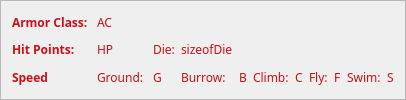
         <widget class="QFrame" name="frame_2">
          <property name="font">
           <font>
            <family>Merriweather</family>
           </font>
          </property>
          <property name="frameShape">
           <enum>QFrame::StyledPanel</enum>
          </property>
          <property name="frameShadow">
           <enum>QFrame::Raised</enum>
          </property>
          <layout class="QGridLayout" name="gridLayout_3">
           <item row="2" column="2">
            <widget class="QLabel" name="label_93">
             <property name="font">
              <font>
               <family>Merriweather</family>
              </font>
             </property>
             <property name="text">
              <string>&lt;html&gt;&lt;head/&gt;&lt;body&gt;&lt;p&gt;&lt;span style=&quot; color:#ca1015;&quot;&gt;G&lt;/span&gt;&lt;/p&gt;&lt;/body&gt;&lt;/html&gt;</string>
             </property>
            </widget>
           </item>
           <item row="1" column="0">
            <widget class="QLabel" name="label_4">
             <property name="font">
              <font>
               <family>Merriweather</family>
              </font>
             </property>
             <property name="text">
              <string>&lt;html&gt;&lt;head/&gt;&lt;body&gt;&lt;p&gt;&lt;span style=&quot; font-weight:700; color:#ca1015;&quot;&gt;Hit Points: &lt;/span&gt;&lt;/p&gt;&lt;/body&gt;&lt;/html&gt;</string>
             </property>
            </widget>
           </item>
           <item row="0" column="1">
            <widget class="QLabel" name="label_3">
             <property name="font">
              <font>
               <family>Merriweather</family>
              </font>
             </property>
             <property name="text">
              <string>&lt;html&gt;&lt;head/&gt;&lt;body&gt;&lt;p&gt;&lt;span style=&quot; color:#ca1015;&quot;&gt;AC&lt;/span&gt;&lt;/p&gt;&lt;/body&gt;&lt;/html&gt;</string>
             </property>
            </widget>
           </item>
           <item row="1" column="2">
            <widget class="QLabel" name="label_18">
             <property name="font">
              <font>
               <family>Merriweather</family>
              </font>
             </property>
             <property name="text">
              <string>&lt;html&gt;&lt;head/&gt;&lt;body&gt;&lt;p&gt;&lt;span style=&quot; color:#ca1015;&quot;&gt;Die:&lt;/span&gt;&lt;/p&gt;&lt;/body&gt;&lt;/html&gt;</string>
             </property>
            </widget>
           </item>
           <item row="0" column="0">
            <widget class="QLabel" name="label_2">
             <property name="font">
              <font>
               <family>Merriweather</family>
              </font>
             </property>
             <property name="text">
              <string>&lt;html&gt;&lt;head/&gt;&lt;body&gt;&lt;p&gt;&lt;span style=&quot; font-weight:700; color:#ca1015;&quot;&gt;Armor Class: &lt;/span&gt;&lt;/p&gt;&lt;/body&gt;&lt;/html&gt;</string>
             </property>
            </widget>
           </item>
           <item row="2" column="3">
            <widget class="QLabel" name="label_95">
             <property name="font">
              <font>
               <family>Merriweather</family>
              </font>
             </property>
             <property name="text">
              <string>&lt;html&gt;&lt;head/&gt;&lt;body&gt;&lt;p&gt;&lt;span style=&quot; color:#ca1015;&quot;&gt;Burrow:&lt;/span&gt;&lt;/p&gt;&lt;/body&gt;&lt;/html&gt;</string>
             </property>
            </widget>
           </item>
           <item row="2" column="5">
            <widget class="QLabel" name="label_96">
             <property name="font">
              <font>
               <family>Merriweather</family>
              </font>
             </property>
             <property name="text">
              <string>&lt;html&gt;&lt;head/&gt;&lt;body&gt;&lt;p&gt;&lt;span style=&quot; color:#ca1015;&quot;&gt;Climb:&lt;/span&gt;&lt;/p&gt;&lt;/body&gt;&lt;/html&gt;</string>
             </property>
            </widget>
           </item>
           <item row="2" column="1">
            <widget class="QLabel" name="label_92">
             <property name="font">
              <font>
               <family>Merriweather</family>
              </font>
             </property>
             <property name="text">
              <string>&lt;html&gt;&lt;head/&gt;&lt;body&gt;&lt;p&gt;&lt;span style=&quot; color:#ca1015;&quot;&gt;Ground: &lt;/span&gt;&lt;/p&gt;&lt;/body&gt;&lt;/html&gt;</string>
             </property>
            </widget>
           </item>
           <item row="2" column="8">
            <widget class="QLabel" name="label_99">
             <property name="font">
              <font>
               <family>Merriweather</family>
              </font>
             </property>
             <property name="text">
              <string>&lt;html&gt;&lt;head/&gt;&lt;body&gt;&lt;p&gt;&lt;span style=&quot; color:#ca1015;&quot;&gt;F&lt;/span&gt;&lt;/p&gt;&lt;/body&gt;&lt;/html&gt;</string>
             </property>
            </widget>
           </item>
           <item row="1" column="1">
            <widget class="QLabel" name="label_5">
             <property name="font">
              <font>
               <family>Merriweather</family>
              </font>
             </property>
             <property name="text">
              <string>&lt;html&gt;&lt;head/&gt;&lt;body&gt;&lt;p&gt;&lt;span style=&quot; color:#ca1015;&quot;&gt;HP&lt;/span&gt;&lt;/p&gt;&lt;/body&gt;&lt;/html&gt;</string>
             </property>
            </widget>
           </item>
           <item row="2" column="0">
            <widget class="QLabel" name="label_91">
             <property name="font">
              <font>
               <family>Merriweather</family>
              </font>
             </property>
             <property name="text">
              <string>&lt;html&gt;&lt;head/&gt;&lt;body&gt;&lt;p&gt;&lt;span style=&quot; font-weight:700; color:#ca1015;&quot;&gt;Speed&lt;/span&gt;&lt;/p&gt;&lt;/body&gt;&lt;/html&gt;</string>
             </property>
            </widget>
           </item>
           <item row="2" column="4">
            <widget class="QLabel" name="label_94">
             <property name="font">
              <font>
               <family>Merriweather</family>
              </font>
             </property>
             <property name="text">
              <string>&lt;html&gt;&lt;head/&gt;&lt;body&gt;&lt;p&gt;&lt;span style=&quot; color:#ca1015;&quot;&gt;B&lt;/span&gt;&lt;/p&gt;&lt;/body&gt;&lt;/html&gt;</string>
             </property>
            </widget>
           </item>
           <item row="1" column="3">
            <widget class="QLabel" name="label_19">
             <property name="font">
              <font>
               <family>Merriweather</family>
              </font>
             </property>
             <property name="text">
              <string>&lt;html&gt;&lt;head/&gt;&lt;body&gt;&lt;p&gt;&lt;span style=&quot; color:#ca1015;&quot;&gt;sizeofDie&lt;/span&gt;&lt;/p&gt;&lt;/body&gt;&lt;/html&gt;</string>
             </property>
            </widget>
           </item>
           <item row="2" column="7">
            <widget class="QLabel" name="label_98">
             <property name="font">
              <font>
               <family>Merriweather</family>
              </font>
             </property>
             <property name="text">
              <string>&lt;html&gt;&lt;head/&gt;&lt;body&gt;&lt;p&gt;&lt;span style=&quot; color:#ca1015;&quot;&gt;Fly:&lt;/span&gt;&lt;/p&gt;&lt;/body&gt;&lt;/html&gt;</string>
             </property>
            </widget>
           </item>
           <item row="2" column="6">
            <widget class="QLabel" name="label_97">
             <property name="font">
              <font>
               <family>Merriweather</family>
              </font>
             </property>
             <property name="text">
              <string>&lt;html&gt;&lt;head/&gt;&lt;body&gt;&lt;p&gt;&lt;span style=&quot; color:#ca1015;&quot;&gt;C&lt;/span&gt;&lt;/p&gt;&lt;/body&gt;&lt;/html&gt;</string>
             </property>
            </widget>
           </item>
           <item row="2" column="9">
            <widget class="QLabel" name="label_100">
             <property name="font">
              <font>
               <family>Merriweather</family>
              </font>
             </property>
             <property name="text">
              <string>&lt;html&gt;&lt;head/&gt;&lt;body&gt;&lt;p&gt;&lt;span style=&quot; color:#ca1015;&quot;&gt;Swim:&lt;/span&gt;&lt;/p&gt;&lt;/body&gt;&lt;/html&gt;</string>
             </property>
            </widget>
           </item>
           <item row="2" column="10">
            <widget class="QLabel" name="label_101">
             <property name="font">
              <font>
               <family>Merriweather</family>
              </font>
             </property>
             <property name="text">
              <string>&lt;html&gt;&lt;head/&gt;&lt;body&gt;&lt;p&gt;&lt;span style=&quot; color:#ca1015;&quot;&gt;S&lt;/span&gt;&lt;/p&gt;&lt;/body&gt;&lt;/html&gt;</string>
             </property>
            </widget>
           </item>
          </layout>
         </widget>
